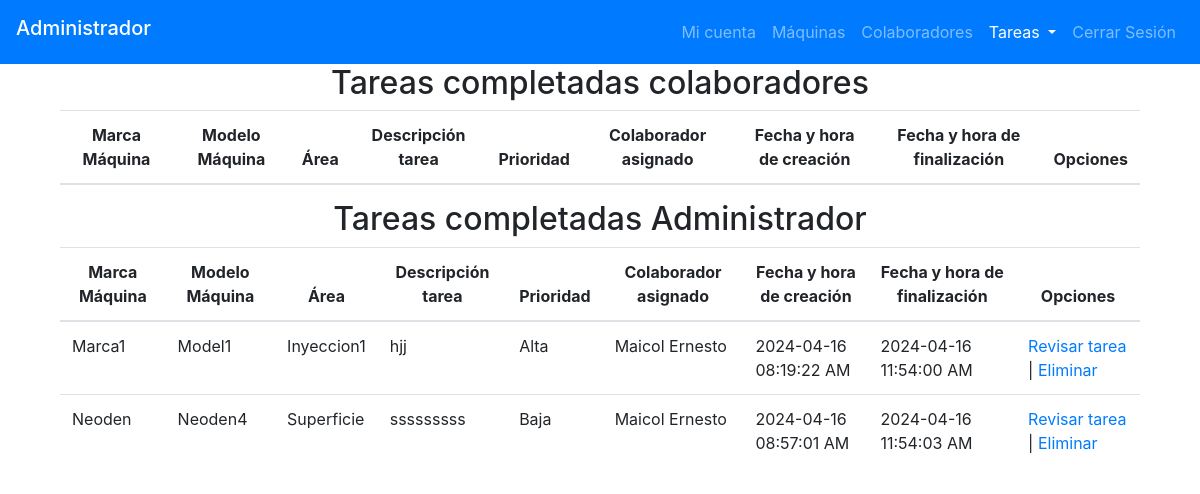
Page /page_plastInnova/admin/tasks_completed_admin.php (signed in) on the committed database.
### tables this page shows
CREATE TABLE `machines` (
  `id` int(11) NOT NULL,
  `state` varchar(10) NOT NULL,
  `brand` varchar(30) NOT NULL,
  `model` varchar(30) NOT NULL,
  `serial_number` varchar(60) NOT NULL,
  `machine_number` int(10) NOT NULL,
  `description` varchar(60) NOT NULL,
  `technical_sheet` varchar(60) NOT NULL,
  `image_path` varchar(50) NOT NULL,
  `id_area` varchar(20) NOT NULL
);

CREATE TABLE `tasks` (
  `id` int(20) NOT NULL,
  `state` varchar(10) NOT NULL,
  `priority` varchar(10) NOT NULL,
  `id_area` varchar(20) NOT NULL,
  `id_machine` int(11) NOT NULL,
  `id_collaborator` int(11) NOT NULL,
  `creation_task` datetime NOT NULL,
  `finalization_task` datetime NOT NULL,
  `description_task` text NOT NULL,
  `job_description` text NOT NULL,
  `images_job` varchar(60) NOT NULL,
  `images_task` varchar(60) NOT NULL,
  `assigned` varchar(5) NOT NULL
);

CREATE TABLE `collaborators` (
  `id` int(11) NOT NULL,
  `name` varchar(30) NOT NULL,
  `surname` varchar(30) NOT NULL,
  `job-title` varchar(30) NOT NULL,
  `type-user` varchar(20) NOT NULL,
  `state` varchar(15) NOT NULL,
  `profile-photo` varchar(30) NOT NULL,
  `password` varchar(30) NOT NULL
);

### htdocs/page_plastInnova/admin/tasks_completed_admin.php (the view, shortened to what this page needs)
<?php
    include("../php/connect.php");
    $query1_admin = "SELECT *
                FROM tasks T
                WHERE T.state='completed'
                AND T.id_collaborator = " . $_SESSION['id']."
                ORDER BY FIELD(T.priority, 'high', 'medium', 'low')";
    if($data1_admin = $conn->query($query1_admin)){}else{echo "Error second query";}
?>
<!DOCTYPE html>
<html lang="es">
<head>
    <link rel="stylesheet" href="https://cdn.jsdelivr.net/npm/bootstrap@4.5.3/dist/css/bootstrap.min.css">
</head>
<body>
    <header>
        <nav class="navbar navbar-expand-lg navbar-dark bg-primary">
                <h2 class="navbar-brand">Administrador</h2>
                <section class="collapse navbar-collapse" id="navbarNav">
                    <ul class="navbar-nav ml-auto">
                        <li class="nav-item">
                            <a class="nav-link" href="personal_page_admin.php">Mi cuenta</a>
                        </li>
                        <li class="nav-item">
                            <a class="nav-link" href="admin_areas.php">Máquinas</a>
                        </li>
                        <li class="nav-item">
                            <a class="nav-link" href="admin_collaborators.php">Colaboradores</a>
                        </li>
                        <li class="nav-item dropdown active">
                            <a class="nav-link dropdown-toggle" href="#" id="navbarDropdown" role="button" data-toggle="dropdown" aria-haspopup="true" aria-expanded="false">
                                Tareas
                            </a>
                        </li>
                        <li class="nav-item">
                            <a class="nav-link" href="../php/close_sesion.php">Cerrar Sesión</a>
                        </li>
                    </ul>
                </section>
            </nav>
    </header>
    <section id="tasks_completed_list_1">
        <h2 class="text-center">Tareas completadas colaboradores</h2>
        <section class="container" id="tasks_completed_list_2">
            <section class="col-sm-12 col-md-12 col-lg-12">
                <section class="table-responsive table-hover" id="tablaConsulta1">
                    <table class="table">
                        <thead class="text.muted">
                            <th class="text-center">Marca Máquina</th>
                            <th class="text-center">Modelo Máquina</th>
                            <th class="text-center">Área</th>
                            <th class="text-center">Descripción tarea</th>
                            <th class="text-center">Prioridad</th>
                            <th class="text-center">Colaborador asignado</th>
                            <th class="text-center">Fecha y hora de creación</th>
                            <th class="text-center">Fecha y hora de finalización</th>
                            <th class="text-center">Opciones</th>
                        </thead>
                    </table>
                </section>
            </section>
        </section>
    </section>
    <section id="tasks_completed_list_3">
        <h2 class="text-center">Tareas completadas Administrador</h2>
        <section class="container" id="tasks_completed_list_4">
            <section class="col-sm-12 col-md-12 col-lg-12">
                <section class="table-responsive table-hover" id="tablaConsulta1">
                    <table class="table">
                        <thead class="text.muted">
                            <th class="text-center">Marca Máquina</th>
                            <th class="text-center">Modelo Máquina</th>
                            <th class="text-center">Área</th>
                            <th class="text-center">Descripción tarea</th>
                            <th class="text-center">Prioridad</th>
                            <th class="text-center">Colaborador asignado</th>
                            <th class="text-center">Fecha y hora de creación</th>
                            <th class="text-center">Fecha y hora de finalización</th>
                            <th class="text-center">Opciones</th>
                        </thead>
                        <tbody>
                            <tr>
                                <?php while($row1_admin = $data1_admin->fetch_assoc()){
                                    $query2_admin = "SELECT *
                                    FROM machines M
                                    WHERE M.id = '" . $row1_admin['id_machine'] . "'";
                                    $query3_admin = "SELECT name, surname
                                                FROM collaborators WHERE id='".$row1_admin['id_collaborator']."'";
                                    $data2_admin = mysqli_query($conn, $query2_admin);
                                    $data3_admin = mysqli_query($conn, $query3_admin);
                                    while(($row2_admin = mysqli_fetch_array($data2_admin)) && ($row3_admin = mysqli_fetch_array($data3_admin))){
                                ?>
                                <td><?php echo $row2_admin['brand'];?></td>
                                <td><?php echo $row2_admin['model'];?></td>
                                <td><?php echo $row1_admin['id_area'];?></td>
                                <td><?php echo $row1_admin['description_task'];?></td>
                                <td><?php echo ($row1_admin['priority'] == 'high') ? 'Alta' : (($row1_admin['priority'] == 'medium') ? 'Media' : 'Baja');?></td>
                                <td><?php echo $row3_admin['name']." ".$row3_admin['surname']; ?></td>
                                <td><?php echo date("Y-m-d h:i:s A", strtotime($row1_admin['creation_task'])); ?></td>
                                <td><?php echo date("Y-m-d h:i:s A", strtotime($row1_admin['finalization_task'])); ?></td>
                                <td>
                                    <a href="<?php echo "../description_job_task.php?id-task=".$row1_admin['id']?>">Revisar tarea</a>
                                    |
                                    <a href="<?php echo "../php/delete_task.php?id-task=".$row1_admin['id']?>">Eliminar</a>
                                </td>
                            </tr>
                                <?php }}?>
                        </tbody>
                    </table>
                </section>
            </section>
        </section>
    </section>
</body>
</html>

### rows in the picture
tasks: id_area "Inyeccion1", description_task "hjj", creation_task "2024-04-16 08:19:22 AM", finalization_task "2024-04-16 11:54:00 AM"
collaborators: shows "Alta", name "Maicol", surname "Ernesto", shows "Baja"
machines: brand "Marca1", model "Model1"
tasks: id_area "Superficie", description_task "sssssssss", creation_task "2024-04-16 08:57:01 AM", finalization_task "2024-04-16 11:54:03 AM"
machines: brand "Neoden", model "Neoden4"
